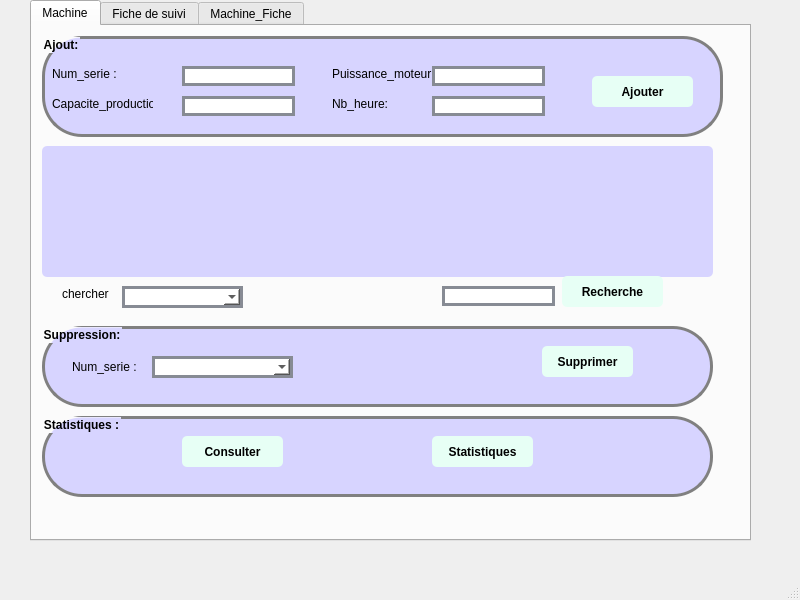
<?xml version="1.0" encoding="UTF-8"?>
<ui version="4.0">
 <class>MainWindow</class>
 <widget class="QMainWindow" name="MainWindow">
  <property name="geometry">
   <rect>
    <x>0</x>
    <y>0</y>
    <width>800</width>
    <height>600</height>
   </rect>
  </property>
  <property name="windowTitle">
   <string>MainWindow</string>
  </property>
  <widget class="QWidget" name="centralwidget">
   <widget class="QTabWidget" name="MachineFiche_2">
    <property name="geometry">
     <rect>
      <x>30</x>
      <y>0</y>
      <width>721</width>
      <height>541</height>
     </rect>
    </property>
    <property name="currentIndex">
     <number>0</number>
    </property>
    <widget class="QWidget" name="tab_3">
     <attribute name="title">
      <string>Machine</string>
     </attribute>
     <widget class="QGroupBox" name="groupBox">
      <property name="geometry">
       <rect>
        <x>10</x>
        <y>10</y>
        <width>681</width>
        <height>101</height>
       </rect>
      </property>
      <property name="styleSheet">
       <string notr="true">QGroupBox {
padding: 5px;
border-radius: 5px;
font-weight: bold;
border: 3px solid gray;
border-radius: 40px;
background: #d7d4ff;
}
</string>
      </property>
      <property name="title">
       <string>Ajout:</string>
      </property>
      <widget class="QLabel" name="label">
       <property name="geometry">
        <rect>
         <x>10</x>
         <y>30</y>
         <width>91</width>
         <height>16</height>
        </rect>
       </property>
       <property name="text">
        <string>Num_serie :</string>
       </property>
      </widget>
      <widget class="QLabel" name="label_2">
       <property name="geometry">
        <rect>
         <x>10</x>
         <y>60</y>
         <width>101</width>
         <height>16</height>
        </rect>
       </property>
       <property name="text">
        <string>Capacite_production:</string>
       </property>
      </widget>
      <widget class="QLabel" name="label_3">
       <property name="geometry">
        <rect>
         <x>290</x>
         <y>30</y>
         <width>101</width>
         <height>16</height>
        </rect>
       </property>
       <property name="text">
        <string>Puissance_moteur:</string>
       </property>
      </widget>
      <widget class="QLabel" name="label_4">
       <property name="geometry">
        <rect>
         <x>290</x>
         <y>60</y>
         <width>81</width>
         <height>16</height>
        </rect>
       </property>
       <property name="text">
        <string>Nb_heure:</string>
       </property>
      </widget>
      <widget class="QLineEdit" name="LEnum">
       <property name="geometry">
        <rect>
         <x>140</x>
         <y>30</y>
         <width>113</width>
         <height>20</height>
        </rect>
       </property>
       <property name="styleSheet">
        <string notr="true">QLineEdit {
	font: 75 8pt &quot;MS Shell Dlg 2&quot;;
border: 3px solid #878b94;
border-radius: 40pxt;
background: white;
}</string>
       </property>
      </widget>
      <widget class="QLineEdit" name="LEcapacite">
       <property name="geometry">
        <rect>
         <x>140</x>
         <y>60</y>
         <width>113</width>
         <height>20</height>
        </rect>
       </property>
       <property name="styleSheet">
        <string notr="true">QLineEdit {
	font: 75 8pt &quot;MS Shell Dlg 2&quot;;
border: 3px solid #878b94;
border-radius: 40pxt;
background: white;
}</string>
       </property>
      </widget>
      <widget class="QLineEdit" name="LEpuissance">
       <property name="geometry">
        <rect>
         <x>390</x>
         <y>30</y>
         <width>113</width>
         <height>20</height>
        </rect>
       </property>
       <property name="styleSheet">
        <string notr="true">QLineEdit {
	font: 75 8pt &quot;MS Shell Dlg 2&quot;;
border: 3px solid #878b94;
border-radius: 40pxt;
background: white;
}</string>
       </property>
      </widget>
      <widget class="QPushButton" name="pushButtonajouter">
       <property name="geometry">
        <rect>
         <x>550</x>
         <y>40</y>
         <width>101</width>
         <height>31</height>
        </rect>
       </property>
       <property name="styleSheet">
        <string notr="true">QPushButton {
padding: 5px;
border-radius: 5px;
background-color:#e7fff5;
font-weight: bold;
}
QPushButton:hover
{
color :white;
}</string>
       </property>
       <property name="text">
        <string>Ajouter</string>
       </property>
      </widget>
      <widget class="QLineEdit" name="LEnb">
       <property name="geometry">
        <rect>
         <x>390</x>
         <y>60</y>
         <width>113</width>
         <height>20</height>
        </rect>
       </property>
       <property name="styleSheet">
        <string notr="true">QLineEdit {
	font: 75 8pt &quot;MS Shell Dlg 2&quot;;
border: 3px solid #878b94;
border-radius: 40pxt;
background: white;
}</string>
       </property>
      </widget>
     </widget>
     <widget class="QTableView" name="tab_Machine">
      <property name="geometry">
       <rect>
        <x>10</x>
        <y>120</y>
        <width>671</width>
        <height>131</height>
       </rect>
      </property>
      <property name="styleSheet">
       <string notr="true">QTableView {
padding: 5px;
border-radius: 5px;
background-color:#d7d4ff;
font-weight: bold;
}
</string>
      </property>
     </widget>
     <widget class="QLabel" name="label_9">
      <property name="geometry">
       <rect>
        <x>30</x>
        <y>260</y>
        <width>141</width>
        <height>16</height>
       </rect>
      </property>
      <property name="text">
       <string>chercher</string>
      </property>
     </widget>
     <widget class="QComboBox" name="comboBoxchercher">
      <property name="geometry">
       <rect>
        <x>90</x>
        <y>260</y>
        <width>121</width>
        <height>22</height>
       </rect>
      </property>
      <property name="styleSheet">
       <string notr="true">QComboBox {
	font: 75 8pt &quot;MS Shell Dlg 2&quot;;
border: 3px solid #878b94;
border-radius: 40pxt;
background: white;
}</string>
      </property>
     </widget>
     <widget class="QLineEdit" name="LErecherche">
      <property name="geometry">
       <rect>
        <x>410</x>
        <y>260</y>
        <width>113</width>
        <height>20</height>
       </rect>
      </property>
      <property name="styleSheet">
       <string notr="true">QLineEdit {
	font: 75 8pt &quot;MS Shell Dlg 2&quot;;
border: 3px solid #878b94;
border-radius: 40pxt;
background: white;
}</string>
      </property>
     </widget>
     <widget class="QPushButton" name="pushButtonrecherche">
      <property name="geometry">
       <rect>
        <x>530</x>
        <y>250</y>
        <width>101</width>
        <height>31</height>
       </rect>
      </property>
      <property name="styleSheet">
       <string notr="true">QPushButton {
padding: 5px;
border-radius: 5px;
background-color:#e7fff5;
font-weight: bold;
}
QPushButton:hover
{
color :white;
}</string>
      </property>
      <property name="text">
       <string>Recherche</string>
      </property>
     </widget>
     <widget class="QGroupBox" name="groupBox_2">
      <property name="geometry">
       <rect>
        <x>10</x>
        <y>300</y>
        <width>671</width>
        <height>81</height>
       </rect>
      </property>
      <property name="styleSheet">
       <string notr="true">QGroupBox {
padding: 5px;
border-radius: 5px;
font-weight: bold;
border: 3px solid gray;
border-radius: 40px;
background: #d7d4ff;
}
</string>
      </property>
      <property name="title">
       <string>Suppression:</string>
      </property>
      <widget class="QLabel" name="label_5">
       <property name="geometry">
        <rect>
         <x>30</x>
         <y>30</y>
         <width>101</width>
         <height>21</height>
        </rect>
       </property>
       <property name="text">
        <string>Num_serie :</string>
       </property>
      </widget>
      <widget class="QPushButton" name="pushButtonsupprimer">
       <property name="geometry">
        <rect>
         <x>500</x>
         <y>20</y>
         <width>91</width>
         <height>31</height>
        </rect>
       </property>
       <property name="styleSheet">
        <string notr="true">QPushButton {
padding: 5px;
border-radius: 5px;
background-color:#e7fff5;
font-weight: bold;
}
QPushButton:hover
{
color :white;
}</string>
       </property>
       <property name="text">
        <string>Supprimer</string>
       </property>
      </widget>
      <widget class="QComboBox" name="comboBoxnum">
       <property name="geometry">
        <rect>
         <x>110</x>
         <y>30</y>
         <width>141</width>
         <height>22</height>
        </rect>
       </property>
       <property name="styleSheet">
        <string notr="true">QComboBox {
	font: 75 8pt &quot;MS Shell Dlg 2&quot;;
border: 3px solid #878b94;
border-radius: 40pxt;
background: white;
}</string>
       </property>
      </widget>
     </widget>
     <widget class="QGroupBox" name="groupBox_3">
      <property name="geometry">
       <rect>
        <x>10</x>
        <y>390</y>
        <width>671</width>
        <height>81</height>
       </rect>
      </property>
      <property name="styleSheet">
       <string notr="true">QGroupBox {
padding: 5px;
border-radius: 5px;
font-weight: bold;
border: 3px solid gray;
border-radius: 40px;
background: #d7d4ff;
}
</string>
      </property>
      <property name="title">
       <string>Statistiques :</string>
      </property>
      <widget class="QPushButton" name="pushButton">
       <property name="geometry">
        <rect>
         <x>390</x>
         <y>20</y>
         <width>101</width>
         <height>31</height>
        </rect>
       </property>
       <property name="styleSheet">
        <string notr="true">QPushButton {
padding: 5px;
border-radius: 5px;
background-color:#e7fff5;
font-weight: bold;
}
QPushButton:hover
{
color :white;
}</string>
       </property>
       <property name="text">
        <string>Statistiques</string>
       </property>
      </widget>
      <widget class="QPushButton" name="pushButton_2">
       <property name="geometry">
        <rect>
         <x>140</x>
         <y>20</y>
         <width>101</width>
         <height>31</height>
        </rect>
       </property>
       <property name="styleSheet">
        <string notr="true">QPushButton {
padding: 5px;
border-radius: 5px;
background-color:#e7fff5;
font-weight: bold;
}
QPushButton:hover
{
color :white;
}</string>
       </property>
       <property name="text">
        <string>Consulter</string>
       </property>
      </widget>
     </widget>
    </widget>
    <widget class="QWidget" name="tab_4">
     <attribute name="title">
      <string>Fiche de suivi</string>
     </attribute>
     <widget class="QGroupBox" name="groupBox_4">
      <property name="geometry">
       <rect>
        <x>10</x>
        <y>10</y>
        <width>691</width>
        <height>141</height>
       </rect>
      </property>
      <property name="styleSheet">
       <string notr="true">QGroupBox {
padding: 5px;
border-radius: 5px;
font-weight: bold;
border: 3px solid gray;
border-radius: 40px;
background: #d7d4ff;
}
</string>
      </property>
      <property name="title">
       <string>Ajout:</string>
      </property>
      <widget class="QLabel" name="label_8">
       <property name="geometry">
        <rect>
         <x>20</x>
         <y>30</y>
         <width>91</width>
         <height>16</height>
        </rect>
       </property>
       <property name="text">
        <string>num_modele:</string>
       </property>
      </widget>
      <widget class="QLabel" name="label_10">
       <property name="geometry">
        <rect>
         <x>20</x>
         <y>60</y>
         <width>47</width>
         <height>13</height>
        </rect>
       </property>
       <property name="text">
        <string>age :</string>
       </property>
      </widget>
      <widget class="QLabel" name="label_11">
       <property name="geometry">
        <rect>
         <x>280</x>
         <y>60</y>
         <width>161</width>
         <height>16</height>
        </rect>
       </property>
       <property name="text">
        <string>date_derniere_maintenance :</string>
       </property>
      </widget>
      <widget class="QLineEdit" name="LEnum_2">
       <property name="geometry">
        <rect>
         <x>140</x>
         <y>30</y>
         <width>113</width>
         <height>20</height>
        </rect>
       </property>
       <property name="styleSheet">
        <string notr="true">QLineEdit {
	font: 75 8pt &quot;MS Shell Dlg 2&quot;;
border: 3px solid #878b94;
border-radius: 40pxt;
background: white;
}</string>
       </property>
      </widget>
      <widget class="QDateEdit" name="LEdate">
       <property name="geometry">
        <rect>
         <x>420</x>
         <y>60</y>
         <width>110</width>
         <height>22</height>
        </rect>
       </property>
       <property name="styleSheet">
        <string notr="true">QDateEdit {
	font: 75 8pt &quot;MS Shell Dlg 2&quot;;
border: 3px solid #878b94;
border-radius: 40pxt;
background: white;
}</string>
       </property>
       <property name="displayFormat">
        <string>dd/MM/yyyy</string>
       </property>
      </widget>
      <widget class="QLabel" name="label_12">
       <property name="geometry">
        <rect>
         <x>280</x>
         <y>30</y>
         <width>47</width>
         <height>13</height>
        </rect>
       </property>
       <property name="text">
        <string>Etat :</string>
       </property>
      </widget>
      <widget class="QPushButton" name="pushButtonajouter1">
       <property name="geometry">
        <rect>
         <x>560</x>
         <y>40</y>
         <width>91</width>
         <height>31</height>
        </rect>
       </property>
       <property name="styleSheet">
        <string notr="true">QPushButton {
padding: 5px;
border-radius: 5px;
background-color:#e7fff5;
font-weight: bold;
}
QPushButton:hover
{
color :white;
}</string>
       </property>
       <property name="text">
        <string>Ajouter</string>
       </property>
      </widget>
      <widget class="QLineEdit" name="LEage">
       <property name="geometry">
        <rect>
         <x>140</x>
         <y>60</y>
         <width>113</width>
         <height>20</height>
        </rect>
       </property>
       <property name="styleSheet">
        <string notr="true">QLineEdit {
	font: 75 8pt &quot;MS Shell Dlg 2&quot;;
border: 3px solid #878b94;
border-radius: 40pxt;
background: white;
}</string>
       </property>
      </widget>
      <widget class="QComboBox" name="comboBoxetat">
       <property name="geometry">
        <rect>
         <x>420</x>
         <y>30</y>
         <width>111</width>
         <height>22</height>
        </rect>
       </property>
       <property name="styleSheet">
        <string notr="true">QComboBox {
	font: 75 8pt &quot;MS Shell Dlg 2&quot;;
border: 3px solid #878b94;
border-radius: 40pxt;
background: white;
}</string>
       </property>
      </widget>
      <widget class="QLabel" name="label_21">
       <property name="geometry">
        <rect>
         <x>280</x>
         <y>90</y>
         <width>81</width>
         <height>16</height>
        </rect>
       </property>
       <property name="text">
        <string>Description:</string>
       </property>
      </widget>
      <widget class="QLineEdit" name="LEDes">
       <property name="geometry">
        <rect>
         <x>420</x>
         <y>90</y>
         <width>171</width>
         <height>41</height>
        </rect>
       </property>
       <property name="styleSheet">
        <string notr="true">QLineEdit {
	font: 75 8pt &quot;MS Shell Dlg 2&quot;;
border: 3px solid #878b94;
border-radius: 40pxt;
background: white;
}</string>
       </property>
      </widget>
     </widget>
     <widget class="QGroupBox" name="groupBox_6">
      <property name="geometry">
       <rect>
        <x>10</x>
        <y>290</y>
        <width>701</width>
        <height>121</height>
       </rect>
      </property>
      <property name="styleSheet">
       <string notr="true">QGroupBox {
padding: 5px;
border-radius: 5px;
font-weight: bold;
border: 3px solid gray;
border-radius: 40px;
background: #d7d4ff;
}
</string>
      </property>
      <property name="title">
       <string>Modification:</string>
      </property>
      <widget class="QLabel" name="label_14">
       <property name="geometry">
        <rect>
         <x>20</x>
         <y>60</y>
         <width>91</width>
         <height>16</height>
        </rect>
       </property>
       <property name="text">
        <string>age:</string>
       </property>
      </widget>
      <widget class="QLabel" name="label_15">
       <property name="geometry">
        <rect>
         <x>20</x>
         <y>90</y>
         <width>47</width>
         <height>13</height>
        </rect>
       </property>
       <property name="text">
        <string>Etat :</string>
       </property>
      </widget>
      <widget class="QLabel" name="label_16">
       <property name="geometry">
        <rect>
         <x>230</x>
         <y>30</y>
         <width>151</width>
         <height>16</height>
        </rect>
       </property>
       <property name="text">
        <string>date_derniere_maintenance :</string>
       </property>
      </widget>
      <widget class="QDateEdit" name="LEdate1">
       <property name="geometry">
        <rect>
         <x>390</x>
         <y>30</y>
         <width>110</width>
         <height>22</height>
        </rect>
       </property>
       <property name="styleSheet">
        <string notr="true">QDateEdit {
	font: 75 8pt &quot;MS Shell Dlg 2&quot;;
border: 3px solid #878b94;
border-radius: 40pxt;
background: white;
}</string>
       </property>
       <property name="displayFormat">
        <string>dd/MM/yyyy</string>
       </property>
      </widget>
      <widget class="QPushButton" name="pushButtonmodifier">
       <property name="geometry">
        <rect>
         <x>590</x>
         <y>40</y>
         <width>91</width>
         <height>31</height>
        </rect>
       </property>
       <property name="styleSheet">
        <string notr="true">QPushButton {
padding: 5px;
border-radius: 5px;
background-color:#e7fff5;
font-weight: bold;
}
QPushButton:hover
{
color :white;
}</string>
       </property>
       <property name="text">
        <string>Modifier</string>
       </property>
      </widget>
      <widget class="QLabel" name="label_17">
       <property name="geometry">
        <rect>
         <x>20</x>
         <y>30</y>
         <width>91</width>
         <height>16</height>
        </rect>
       </property>
       <property name="text">
        <string>num_modele:</string>
       </property>
      </widget>
      <widget class="QLineEdit" name="LEnum1">
       <property name="geometry">
        <rect>
         <x>100</x>
         <y>30</y>
         <width>113</width>
         <height>20</height>
        </rect>
       </property>
       <property name="styleSheet">
        <string notr="true">QLineEdit {
	font: 75 8pt &quot;MS Shell Dlg 2&quot;;
border: 3px solid #878b94;
border-radius: 40pxt;
background: white;
}</string>
       </property>
      </widget>
      <widget class="QLineEdit" name="LEage1">
       <property name="geometry">
        <rect>
         <x>100</x>
         <y>60</y>
         <width>113</width>
         <height>20</height>
        </rect>
       </property>
       <property name="styleSheet">
        <string notr="true">QLineEdit {
	font: 75 8pt &quot;MS Shell Dlg 2&quot;;
border: 3px solid #878b94;
border-radius: 40pxt;
background: white;
}</string>
       </property>
      </widget>
      <widget class="QComboBox" name="comboBoxetat1">
       <property name="geometry">
        <rect>
         <x>100</x>
         <y>90</y>
         <width>111</width>
         <height>22</height>
        </rect>
       </property>
       <property name="styleSheet">
        <string notr="true">QComboBox {
	font: 75 8pt &quot;MS Shell Dlg 2&quot;;
border: 3px solid #878b94;
border-radius: 40pxt;
background: white;
}</string>
       </property>
      </widget>
      <widget class="QLabel" name="label_22">
       <property name="geometry">
        <rect>
         <x>230</x>
         <y>60</y>
         <width>81</width>
         <height>16</height>
        </rect>
       </property>
       <property name="text">
        <string>Description:</string>
       </property>
      </widget>
      <widget class="QLineEdit" name="LEDes1">
       <property name="geometry">
        <rect>
         <x>390</x>
         <y>60</y>
         <width>171</width>
         <height>41</height>
        </rect>
       </property>
       <property name="styleSheet">
        <string notr="true">QLineEdit {
	font: 75 8pt &quot;MS Shell Dlg 2&quot;;
border: 3px solid #878b94;
border-radius: 40pxt;
background: white;
}</string>
       </property>
      </widget>
     </widget>
     <widget class="QGroupBox" name="groupBox_7">
      <property name="geometry">
       <rect>
        <x>0</x>
        <y>420</y>
        <width>711</width>
        <height>81</height>
       </rect>
      </property>
      <property name="styleSheet">
       <string notr="true">QGroupBox {
padding: 5px;
border-radius: 5px;
font-weight: bold;
border: 3px solid gray;
border-radius: 40px;
background: #d7d4ff;
}
</string>
      </property>
      <property name="title">
       <string>Suppression:</string>
      </property>
      <widget class="QPushButton" name="pushButtonsupprimer2">
       <property name="geometry">
        <rect>
         <x>510</x>
         <y>20</y>
         <width>81</width>
         <height>31</height>
        </rect>
       </property>
       <property name="styleSheet">
        <string notr="true">QPushButton {
padding: 5px;
border-radius: 5px;
background-color:#e7fff5;
font-weight: bold;
}
QPushButton:hover
{
color :white;
}</string>
       </property>
       <property name="text">
        <string>Supprimer</string>
       </property>
      </widget>
      <widget class="QLabel" name="label_23">
       <property name="geometry">
        <rect>
         <x>40</x>
         <y>30</y>
         <width>101</width>
         <height>16</height>
        </rect>
       </property>
       <property name="text">
        <string>Num_modele :</string>
       </property>
      </widget>
      <widget class="QComboBox" name="comboBoxnummodele">
       <property name="geometry">
        <rect>
         <x>160</x>
         <y>30</y>
         <width>111</width>
         <height>22</height>
        </rect>
       </property>
       <property name="styleSheet">
        <string notr="true">QComboBox {
	font: 75 8pt &quot;MS Shell Dlg 2&quot;;
border: 3px solid #878b94;
border-radius: 40pxt;
background: white;
}</string>
       </property>
      </widget>
     </widget>
     <widget class="QTableView" name="tab_Fiche">
      <property name="geometry">
       <rect>
        <x>10</x>
        <y>160</y>
        <width>691</width>
        <height>101</height>
       </rect>
      </property>
      <property name="styleSheet">
       <string notr="true">QTableView {
padding: 5px;
border-radius: 5px;
background-color:#d7d4ff;
font-weight: bold;
}
</string>
      </property>
     </widget>
     <widget class="QPushButton" name="pushButtonrecherche1">
      <property name="geometry">
       <rect>
        <x>430</x>
        <y>260</y>
        <width>101</width>
        <height>31</height>
       </rect>
      </property>
      <property name="styleSheet">
       <string notr="true">QPushButton {
padding: 5px;
border-radius: 5px;
background-color:#e7fff5;
font-weight: bold;
}
QPushButton:hover
{
color :white;
}</string>
      </property>
      <property name="text">
       <string>Recherche</string>
      </property>
     </widget>
     <widget class="QLineEdit" name="LErecherche1">
      <property name="geometry">
       <rect>
        <x>310</x>
        <y>260</y>
        <width>113</width>
        <height>20</height>
       </rect>
      </property>
      <property name="styleSheet">
       <string notr="true">QLineEdit {
	font: 75 8pt &quot;MS Shell Dlg 2&quot;;
border: 3px solid #878b94;
border-radius: 40pxt;
background: white;
}</string>
      </property>
     </widget>
     <widget class="QComboBox" name="comboBoxchercher1">
      <property name="geometry">
       <rect>
        <x>90</x>
        <y>260</y>
        <width>121</width>
        <height>22</height>
       </rect>
      </property>
      <property name="styleSheet">
       <string notr="true">QComboBox {
	font: 75 8pt &quot;MS Shell Dlg 2&quot;;
border: 3px solid #878b94;
border-radius: 40pxt;
background: white;
}</string>
      </property>
     </widget>
     <widget class="QLabel" name="label_18">
      <property name="geometry">
       <rect>
        <x>20</x>
        <y>260</y>
        <width>141</width>
        <height>16</height>
       </rect>
      </property>
      <property name="text">
       <string>chercher</string>
      </property>
     </widget>
    </widget>
    <widget class="QWidget" name="MachineFiche">
     <attribute name="title">
      <string>Machine_Fiche</string>
     </attribute>
     <widget class="QGroupBox" name="groupBox_5">
      <property name="geometry">
       <rect>
        <x>20</x>
        <y>30</y>
        <width>671</width>
        <height>111</height>
       </rect>
      </property>
      <property name="styleSheet">
       <string notr="true">QGroupBox {
padding: 5px;
border-radius: 5px;
font-weight: bold;
border: 3px solid gray;
border-radius: 40px;
background: #d7d4ff;
}</string>
      </property>
      <property name="title">
       <string>Machine_Fiche:</string>
      </property>
      <widget class="QComboBox" name="comboBoxnummachine">
       <property name="geometry">
        <rect>
         <x>130</x>
         <y>30</y>
         <width>111</width>
         <height>22</height>
        </rect>
       </property>
       <property name="styleSheet">
        <string notr="true">QComboBox {
	font: 75 8pt &quot;MS Shell Dlg 2&quot;;
border: 3px solid #878b94;
border-radius: 40pxt;
background: white;
}</string>
       </property>
      </widget>
      <widget class="QLabel" name="label_13">
       <property name="geometry">
        <rect>
         <x>20</x>
         <y>30</y>
         <width>101</width>
         <height>16</height>
        </rect>
       </property>
       <property name="text">
        <string>Num_serie_machine :</string>
       </property>
      </widget>
      <widget class="QComboBox" name="comboBoxnumfiche">
       <property name="geometry">
        <rect>
         <x>450</x>
         <y>30</y>
         <width>111</width>
         <height>22</height>
        </rect>
       </property>
       <property name="styleSheet">
        <string notr="true">QComboBox {
	font: 75 8pt &quot;MS Shell Dlg 2&quot;;
border: 3px solid #878b94;
border-radius: 40pxt;
background: white;
}</string>
       </property>
      </widget>
      <widget class="QLabel" name="label_6">
       <property name="geometry">
        <rect>
         <x>330</x>
         <y>30</y>
         <width>121</width>
         <height>16</height>
        </rect>
       </property>
       <property name="text">
        <string>Num_modele_fiche :</string>
       </property>
      </widget>
      <widget class="QPushButton" name="pushButtonajoutermf">
       <property name="geometry">
        <rect>
         <x>550</x>
         <y>70</y>
         <width>91</width>
         <height>31</height>
        </rect>
       </property>
       <property name="styleSheet">
        <string notr="true">QPushButton {
padding: 5px;
border-radius: 5px;
background-color:#e7fff5;
font-weight: bold;
}
QPushButton:hover
{
color :white;
}</string>
       </property>
       <property name="text">
        <string>Ajouter</string>
       </property>
      </widget>
     </widget>
     <widget class="QTableView" name="machinefiche">
      <property name="geometry">
       <rect>
        <x>20</x>
        <y>160</y>
        <width>671</width>
        <height>191</height>
       </rect>
      </property>
      <property name="styleSheet">
       <string notr="true">QTableView {
padding: 5px;
border-radius: 5px;
background-color:#d7d4ff;
font-weight: bold;
}
</string>
      </property>
     </widget>
     <widget class="QPushButton" name="pushButtonimprimer">
      <property name="geometry">
       <rect>
        <x>570</x>
        <y>350</y>
        <width>91</width>
        <height>31</height>
       </rect>
      </property>
      <property name="styleSheet">
       <string notr="true">QPushButton {
padding: 5px;
border-radius: 5px;
background-color:#e7fff5;
font-weight: bold;
}
QPushButton:hover
{
color :white;
}</string>
      </property>
      <property name="text">
       <string>Imprimer</string>
      </property>
     </widget>
     <widget class="QPushButton" name="pushButtonrecherche1_2">
      <property name="geometry">
       <rect>
        <x>370</x>
        <y>350</y>
        <width>101</width>
        <height>31</height>
       </rect>
      </property>
      <property name="styleSheet">
       <string notr="true">QPushButton {
padding: 5px;
border-radius: 5px;
background-color:#e7fff5;
font-weight: bold;
}
QPushButton:hover
{
color :white;
}</string>
      </property>
      <property name="text">
       <string>Recherche</string>
      </property>
     </widget>
     <widget class="QLabel" name="label_19">
      <property name="geometry">
       <rect>
        <x>20</x>
        <y>360</y>
        <width>141</width>
        <height>16</height>
       </rect>
      </property>
      <property name="text">
       <string>chercher</string>
      </property>
     </widget>
     <widget class="QComboBox" name="comboBoxchercher11">
      <property name="geometry">
       <rect>
        <x>70</x>
        <y>360</y>
        <width>69</width>
        <height>22</height>
       </rect>
      </property>
     </widget>
     <widget class="QLineEdit" name="LEchercher11">
      <property name="geometry">
       <rect>
        <x>250</x>
        <y>360</y>
        <width>113</width>
        <height>20</height>
       </rect>
      </property>
     </widget>
    </widget>
   </widget>
  </widget>
  <widget class="QMenuBar" name="menubar">
   <property name="geometry">
    <rect>
     <x>0</x>
     <y>0</y>
     <width>800</width>
     <height>21</height>
    </rect>
   </property>
  </widget>
  <widget class="QStatusBar" name="statusbar"/>
 </widget>
 <resources/>
 <connections/>
</ui>
